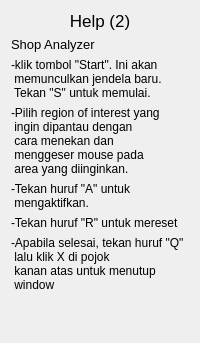
            <widget class="QWidget" name="page_pref">
             <layout class="QVBoxLayout" name="verticalLayout_7">
              <item>
               <widget class="QLabel" name="label_2">
                <property name="font">
                 <font>
                  <pointsize>13</pointsize>
                 </font>
                </property>
                <property name="text">
                 <string>Help (2)</string>
                </property>
                <property name="alignment">
                 <set>Qt::AlignCenter</set>
                </property>
               </widget>
              </item>
              <item>
               <widget class="QLabel" name="label_50">
                <property name="font">
                 <font>
                  <pointsize>10</pointsize>
                 </font>
                </property>
                <property name="text">
                 <string>Shop Analyzer</string>
                </property>
               </widget>
              </item>
              <item>
               <widget class="QLabel" name="label_45">
                <property name="text">
                 <string>-klik tombol &quot;Start&quot;. Ini akan 
 memunculkan jendela baru. 
 Tekan &quot;S&quot; untuk memulai.</string>
                </property>
               </widget>
              </item>
              <item>
               <widget class="QLabel" name="label_46">
                <property name="text">
                 <string>-Pilih region of interest yang 
 ingin dipantau dengan
 cara menekan dan 
 menggeser mouse pada
 area yang diinginkan.</string>
                </property>
               </widget>
              </item>
              <item>
               <widget class="QLabel" name="label_47">
                <property name="text">
                 <string>-Tekan huruf &quot;A&quot; untuk 
 mengaktifkan.</string>
                </property>
               </widget>
              </item>
              <item>
               <widget class="QLabel" name="label_48">
                <property name="text">
                 <string>-Tekan huruf &quot;R&quot; untuk mereset</string>
                </property>
               </widget>
              </item>
              <item>
               <widget class="QLabel" name="label_49">
                <property name="text">
                 <string>-Apabila selesai, tekan huruf &quot;Q&quot;
 lalu klik X di pojok
 kanan atas untuk menutup
 window </string>
                </property>
               </widget>
              </item>
              <item>
               <spacer name="verticalSpacer_14">
                <property name="orientation">
                 <enum>Qt::Vertical</enum>
                </property>
                <property name="sizeHint" stdset="0">
                 <size>
                  <width>20</width>
                  <height>40</height>
                 </size>
                </property>
               </spacer>
              </item>
             </layout>
            </widget>
